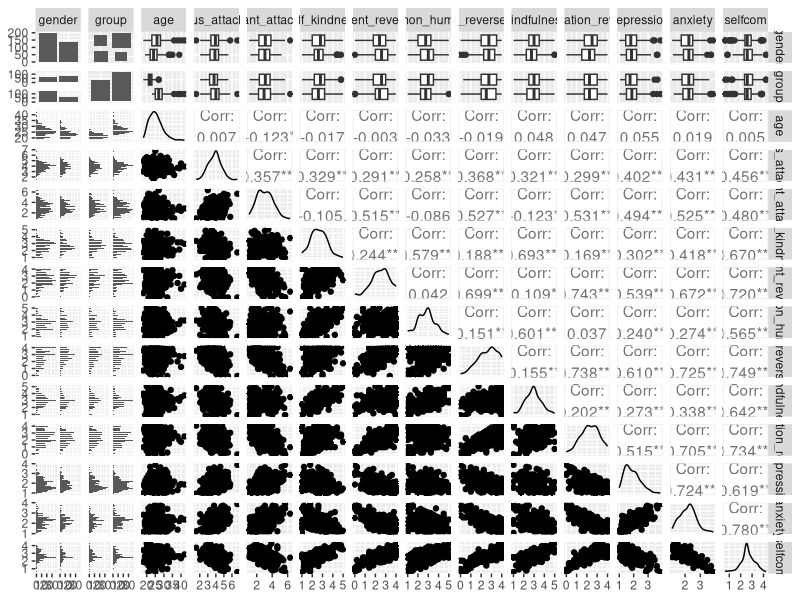
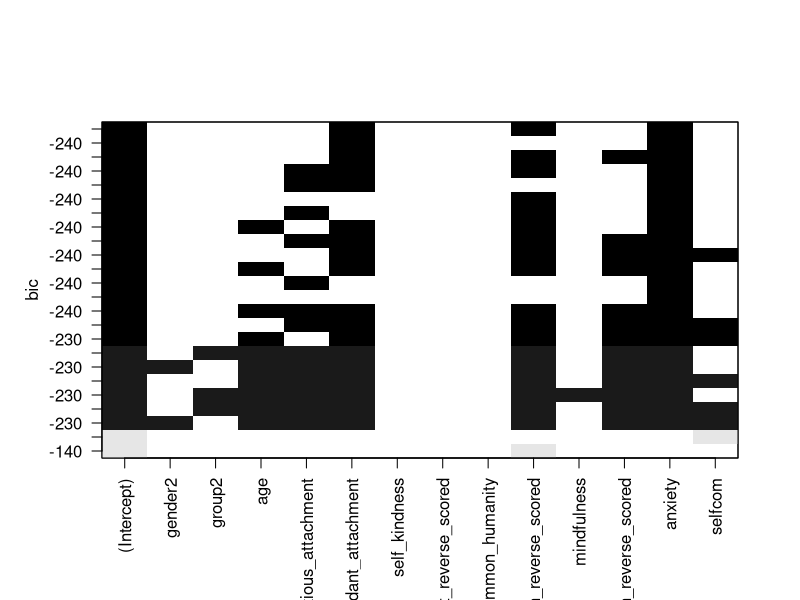
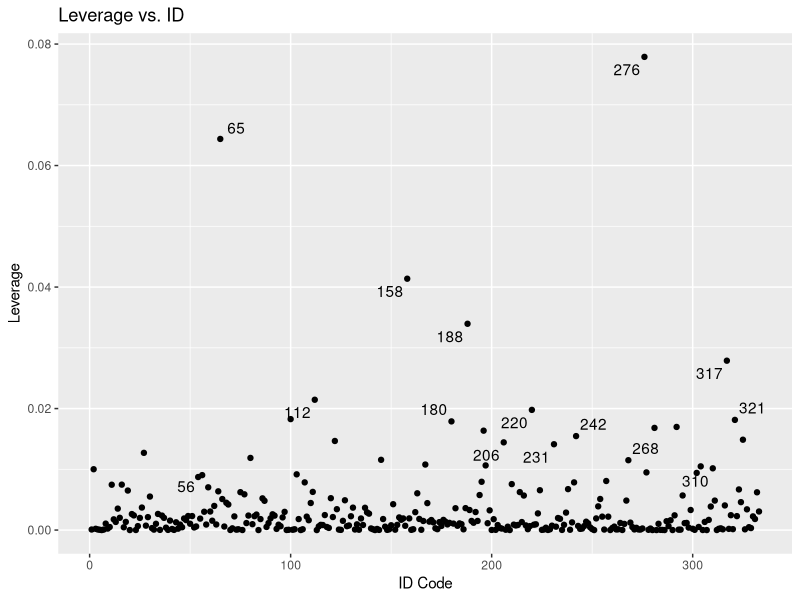

Reproduce these figures in R, in order.
## ---- chunk 1
knitr::opts_chunk$set(echo = TRUE)
library(caret)
library(readxl)
library(tidyverse)
library(GGally)
library(MASS)
library(leaps)
library(car)
## ---- chunk 2
data <- read_excel("data.xls")
data$gender=as.factor(data$gender)
data$group=as.factor(data$group)

data1<-data%>%
  mutate(selfcom=(self_kindness+self_judgment_reverse_scored+common_humanity+isolation_reverse_scored+mindfulness+over_identification_reverse_scored)/6)%>%
  dplyr::select(-self_compassion)

## ---- chunk 3
set.seed(323)
partition<-createDataPartition(data1$depression,p=0.7,list = FALSE)
psyc.train<-data1[partition,]
psyc.test<-data1[-partition,]
## ---- chunk 4
ggpairs(data=psyc.train, progress = FALSE)
## ---- chunk 5
model_base <- lm(depression ~ 1, data = psyc.train)
model_full <- lm(depression ~ ., data = psyc.train)
stepAIC(model_base, scope = list(upper = model_full, lower = model_base), direction = "forward", trace = FALSE)$anova
## ---- chunk 6
stepAIC(model_full, direction = "backward", trace = FALSE)$anova
## ---- chunk 7
stepAIC(model_base, scope = list(upper = model_full, lower = model_base), direction = "both", trace = FALSE)$anova
stepAIC(model_full, scope = list(upper = model_full, lower = model_base), direction = "both", trace = FALSE)$anova
## ---- chunk 8
model_subset <- regsubsets(depression ~ ., nbest = 3, data = psyc.train)
plot(model_subset)
## ---- chunk 9
model1 <- lm(depression ~ group + age + anxious_attachment + avoidant_attachment + isolation_reverse_scored + over_identification_reverse_scored + 
    anxiety , data = psyc.train)
#I will choose this one, make more sense.
summary(model1)
## ---- chunk 10
psyc.train.new <-psyc.train %>% 
  mutate(leverage = hatvalues(model1),
         studres = studres(model1),
         cooks = cooks.distance(model1),
         id = row_number())

ggplot(data = psyc.train.new) + 
  geom_point(mapping=aes(x = id, y = cooks)) + 
  ggtitle("Leverage vs. ID")+ xlab("ID Code") + ylab("Leverage")+
  ggrepel::geom_text_repel(aes(y=cooks, x=id, label=id),
                           data = psyc.train.new %>% 
                             filter(leverage>0.4|studres>2|studres< -2|cooks> 0.3))

psyc.train<-psyc.train[-c(65, 276), ]
## ---- chunk 11
model2 <- lm(depression ~ group + age + anxious_attachment + avoidant_attachment + isolation_reverse_scored + over_identification_reverse_scored + anxiety , data = psyc.test)

summary(model2)
## ---- chunk 12
train.control <- trainControl(method = "repeatedcv", number = 5, repeats = 3)
model3 <- train(depression ~ group + age + anxious_attachment + avoidant_attachment + isolation_reverse_scored + over_identification_reverse_scored + anxiety, data = data1, method ="lm", trControl = train.control)
model3
summary(model3)
